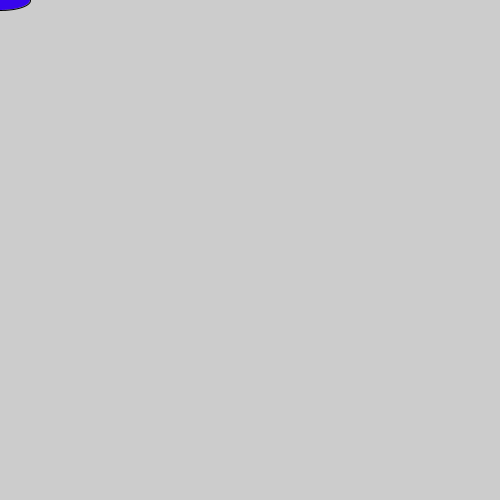
Frame 1 (no input)
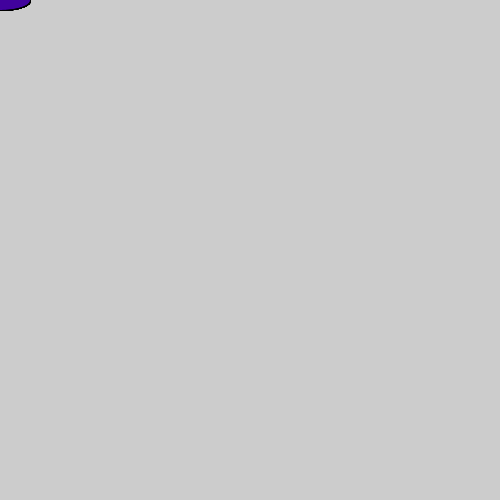
Frame 60 (the mouse pressed at the canvas centre just before this capture)
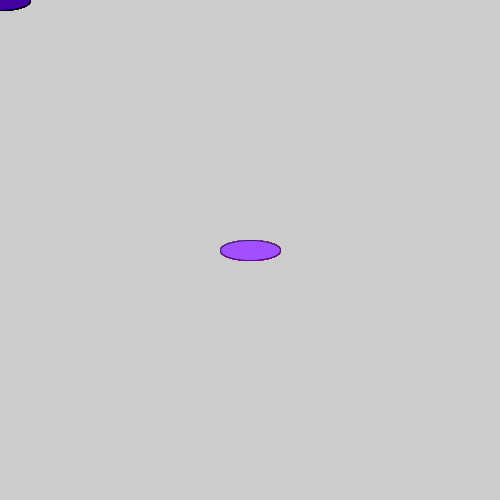
Frame 120 (the mouse held since frame 60 and released just before this capture)

The Processing sketch that drew these frames (run headless with seeded random() and noise(); from frame 60 on, the mouse is pressed at the canvas centre):

// Processing sketch: processing_134585
// ── processing_134585.pde

void setup() {
  size(500,500);
}
  
void draw() {
  if (mousePressed) {
    fill(162,80,255);
    stroke(random(258), random(60), random (259));
  } else {
    fill(random(87), random(20), random (250));
  }
  ellipse(mouseX, mouseY, 60, 20);
}
